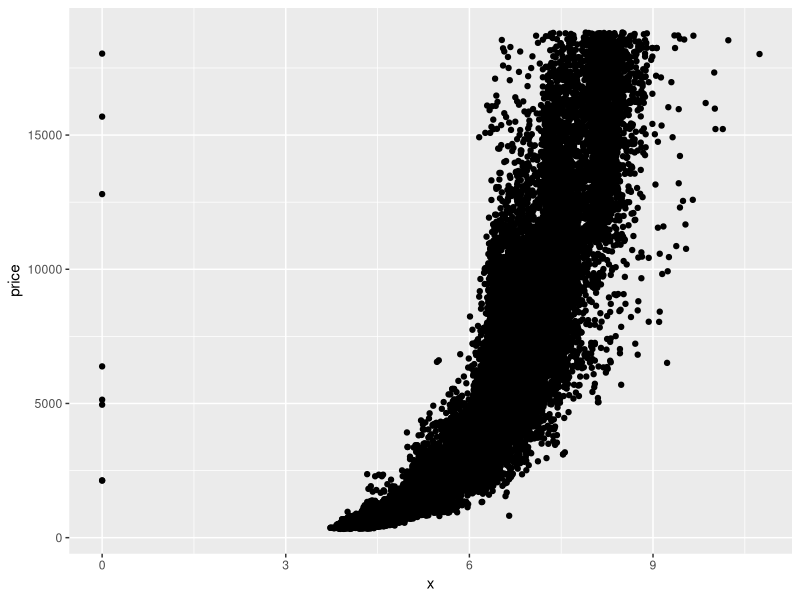
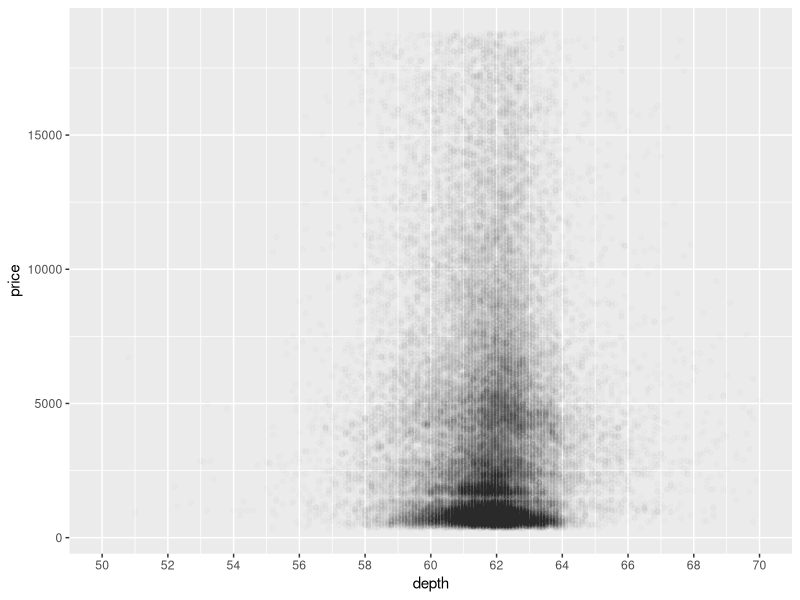
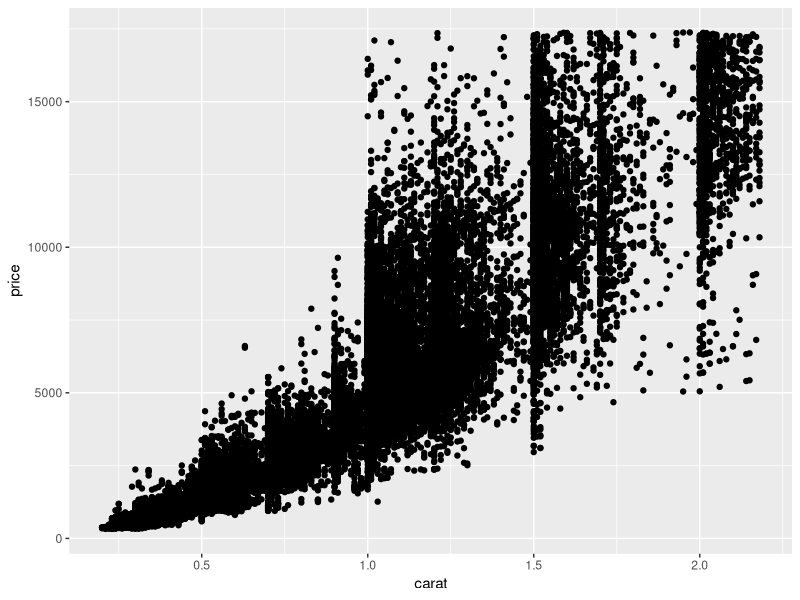
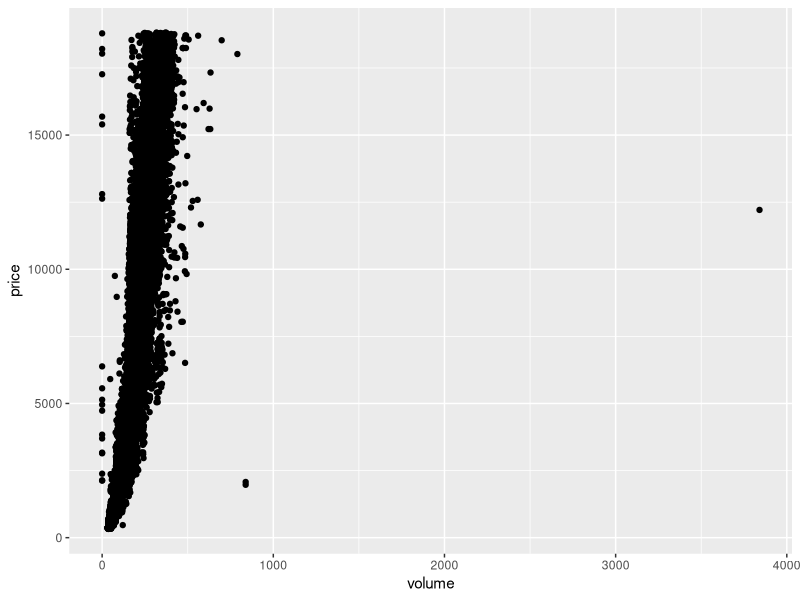
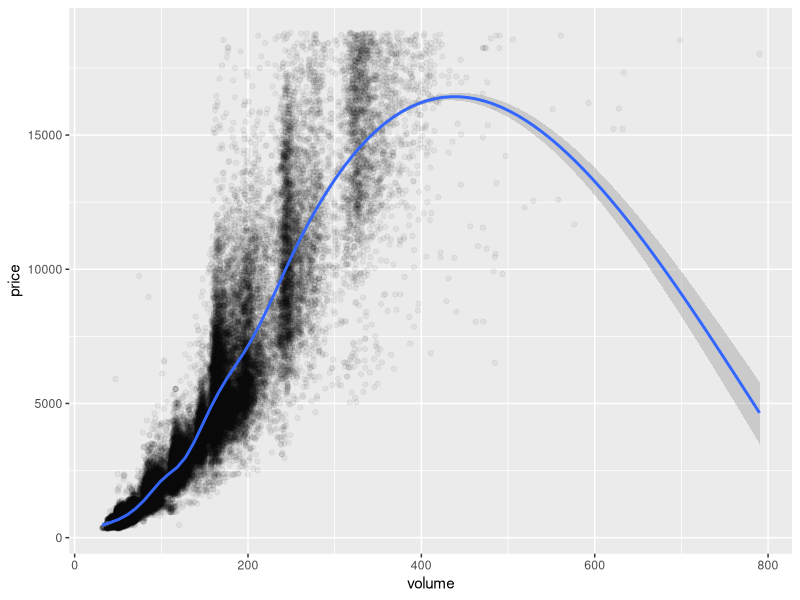

The R script that drew these images, in order:
## ---- chunk 1
knitr::opts_chunk$set(echo = TRUE)
## ---- chunk 2
require(ggplot2)

ggplot(data = diamonds,
       aes(x = x, y = price)) +
    geom_point()
## ---- chunk 3
with(diamonds, cor.test(x = diamonds$x, y = diamonds$price))
cor.test(diamonds$y, y = diamonds$price)
cor.test(diamonds$z, diamonds$price)
## ---- chunk 4

ggplot(data = diamonds,
       aes(x = depth, y = price)) + 
    geom_point(alpha = 1/100) +
    scale_x_continuous(limits = c(50,70), breaks = seq(50,70,2))
## ---- chunk 5
cor.test(diamonds$price, diamonds$depth)
## ---- chunk 6
require(dplyr)
ggplot(data = filter(diamonds, price <= quantile(price, probs = 0.99) & 
                         carat <= quantile(carat, probs = 0.99)),
       aes(x = carat, y = price)) +
    geom_point()

## ---- chunk 7
diamonds$volume <- diamonds$x * diamonds$y * diamonds$z

ggplot(data = diamonds,
       aes(x = volume, y = price)) +
    geom_point()

with(filter(diamonds, volume < 800 & volume != 0), 
     cor.test(diamonds$volume, diamonds$price))

diamonds.sub <- filter(diamonds, volume < 800 & volume != 0)
cor.test(diamonds.sub$volume, diamonds.sub$price)

ggplot(data = subset(diamonds, volume < 800 & volume != 0),
       aes(x = volume, y = price)) +
    geom_point(alpha = 1/20) + 
    geom_smooth()

